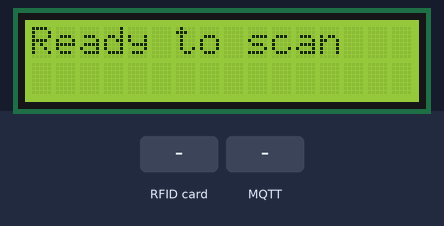
Bench run of a sketch on a simulated ESP32. On the bench: 16×2 character LCD. The test bench sets the inputs (shaded band). WiFi joins after 1.5 s; servers stay silent unless stated; no MQTT or app messages arrive unless stated; what the sketch prints to the serial monitor is not drawn.

Above: at 2.9 s.
3.0 s: RFID card 12 34 56 78 held to the reader
At 5.2 s:
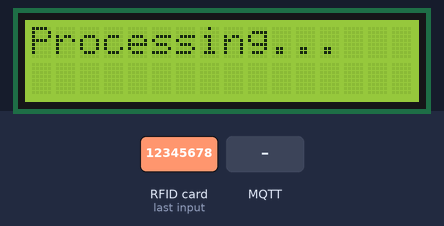
5.5 s: MQTT message "ITEM:" arrives on the first subscribed topic
At 6.5 s:
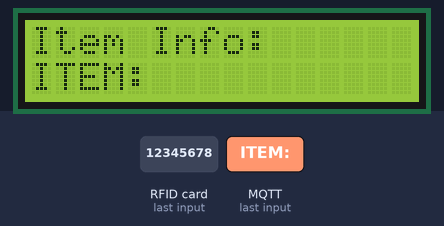
7.0 s: RFID card 5E 7A 19 C4 held to the reader
At 9.0 s:
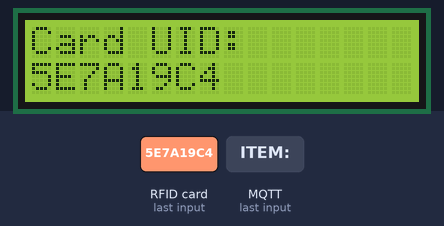
10.0 s: MQTT message "NAME:" arrives on the first subscribed topic
At 11.7 s:
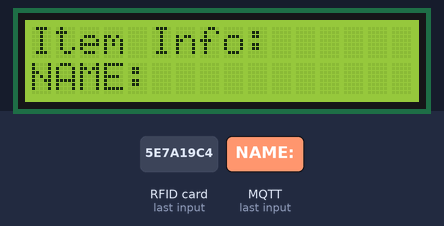
12.0 s: MQTT message ",QTY:" arrives on the first subscribed topic
At 14.7 s:
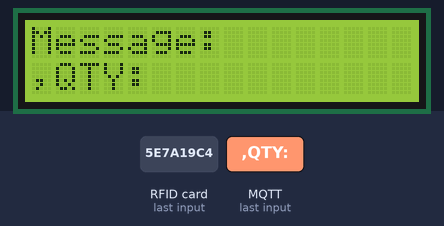
15.0 s: MQTT message "DISPENSED:" arrives on the first subscribed topic
At 17.2 s:
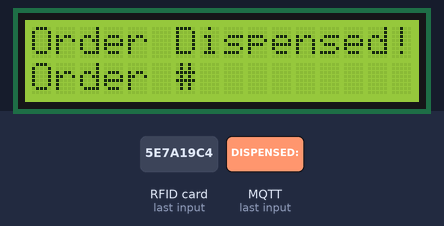
Timing chart, 0 to 18.7 s (numbered marks = the images above; inputs shaded):
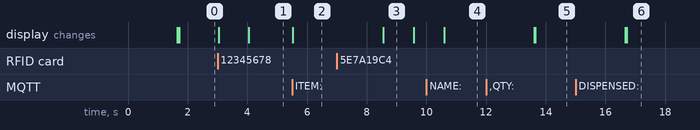

Measured:
- after the input at 3.0 s, the display: first changes at once (image 1 shows a later state)
- after the input at 5.5 s, the display: changes at once (image 2)
- after the input at 7.0 s, the display: changes after 1.6 s (image 3)
- after the input at 10.0 s, the display: changes after 0.59 s (image 4)
- after the input at 12.0 s, the display: first differs from a run without the input after 1.7 s (image 5)
- after the input at 15.0 s, the display: first differs from a run without the input after 1.7 s (image 6)
- what the display in image 3 shows lasts 1.0 s, from 8.6 s to 9.6 s

The sketch:

rfid_vending.ino
```cpp
#include <WiFi.h>
#include <SPI.h>
#include <MFRC522.h>
#include <PubSubClient.h>
#include <Wire.h>
#include <LiquidCrystal_I2C.h>  // Changed to I2C LCD library

// ========== RFID Setup ==========
#define SS_PIN   5   // RFID SS
#define RST_PIN  22  // RFID RST
MFRC522 rfid(SS_PIN, RST_PIN);

// ========== LCD Setup ==========
// For I2C LCD - using default I2C pins (SDA=21, SCL=22 on ESP32)
// 0x27 is the default I2C address for most I2C LCD backpacks
// If not working, you might need to use 0x3F or scan for the correct address

LiquidCrystal_I2C lcd(0x27, 16, 2);  // Set the LCD address to 0x27 for a 16 chars and 2 line display

// ========== Wi-Fi and MQTT ==========
const char* ssid = "oneplus_ayush";
const char* password = "12345678";
const char* mqtt_server = "192.168.46.183";
const uint16_t mqtt_port = 1883;

WiFiClient wifiClient;
PubSubClient mqttClient(wifiClient);

// ========== Setup ==========
void setup() {
  Serial.begin(9600);

  // Initialize I2C
  Wire.begin(20, 21);  // SDA and SCL use default pins (21 and 22 on ESP32)
  // Initialize the LCD
  lcd.init();
  lcd.backlight();
  lcd.print("Starting...");

  // SPI for RFID
  SPI.begin(18, 19, 23, SS_PIN);  // SCK, MISO, MOSI, SS
  rfid.PCD_Init();
  Serial.println("RFID initialized");

  // Wi-Fi
  WiFi.begin(ssid, password);
  lcd.clear();
  lcd.print("Connecting WiFi");
  while (WiFi.status() != WL_CONNECTED) {
    delay(500);
    Serial.print(".");
  }
  Serial.println("\nWiFi connected");
  Serial.print("IP address: ");
  Serial.println(WiFi.localIP());
  lcd.clear();
  lcd.print("WiFi Connected");

  // MQTT
  mqttClient.setServer(mqtt_server, mqtt_port);
  mqttClient.setCallback(mqttCallback);
  connectMQTT();

  lcd.clear();
  lcd.print("Ready to scan");
}

// ========== MQTT Reconnect ==========
void connectMQTT() {
  while (!mqttClient.connected()) {
    Serial.print("Connecting to MQTT...");
    if (mqttClient.connect("ESP32RFIDClient")) {
      mqttClient.publish("rfid/status", "ESP32 online");
      mqttClient.subscribe("rfid/dispensed");
      Serial.println("connected");
    } else {
      Serial.print(".");
      delay(2000);
    }
  }
}

// ========== MQTT Message Handling ==========
void mqttCallback(char* topic, byte* payload, unsigned int length) {
  String message;
  for (unsigned int i = 0; i < length; i++) {
    message += (char)payload[i];
  }

  Serial.print("Message from [");
  Serial.print(topic);
  Serial.print("]: ");
  Serial.println(message);

  lcd.clear();
  lcd.setCursor(0, 0);

  if (message.startsWith("ITEM:") || message.startsWith("NAME:")) {
    // Parse product info and quantity
    String prefix = message.startsWith("ITEM:") ? "ITEM:" : "NAME:";
    int prefixLen = prefix.length();
    int infoEndPos = message.indexOf(",QTY:");
    int qtyStartPos = infoEndPos + 5;  // Position after ",QTY:"

    if (infoEndPos > 0) {
      String productInfo = message.substring(prefixLen, infoEndPos);
      String quantity = message.substring(qtyStartPos);

      // Display product info and quantity in a user-friendly format
      if (message.startsWith("ITEM:")) {
        lcd.print("Product ID: " + productInfo);
      } else {
        // For NAME: messages, display the product name
        lcd.print(productInfo);
      }

      lcd.setCursor(0, 1);
      lcd.print("Quantity: " + quantity);

      Serial.println("Parsed - Product: " + productInfo + ", Quantity: " + quantity);
    } else {
      // Fallback if parsing fails
      lcd.print("Item Info:");
      lcd.setCursor(0, 1);
      lcd.print(message.substring(0, 16));
    }
  } else if (message.startsWith("DISPENSED:")) {
    lcd.print("Order Dispensed!");
    lcd.setCursor(0, 1);
    lcd.print("Order #" + message.substring(10, 16));
  } else if (message == "ERROR") {
    lcd.print("Error occurred!");
    lcd.setCursor(0, 1);
    lcd.print("Try again later");
  } else if (message.startsWith("Hi, Sorry")) {
    lcd.print("No orders found");
    lcd.setCursor(0, 1);
    lcd.print("Try again later");
  } else {
    lcd.print("Message:");
    lcd.setCursor(0, 1);
    lcd.print(message.substring(0, 16));
  }

  // Automatically clear the LCD after 3 seconds and go back to "Ready to scan"
  // for non-error messages
  if (!message.startsWith("ERROR") && !message.startsWith("Hi, Sorry")) {
    delay(3000);
    lcd.clear();
    lcd.print("Ready to scan");
  }
}

// ========== Main Loop ==========
void loop() {
  if (!mqttClient.connected()) {
    connectMQTT();
  }
  mqttClient.loop();

  // RFID scan
  if (rfid.PICC_IsNewCardPresent() && rfid.PICC_ReadCardSerial()) {
    String uid = "";
    for (byte i = 0; i < rfid.uid.size; i++) {
      if (rfid.uid.uidByte[i] < 0x10) uid += "0";
      uid += String(rfid.uid.uidByte[i], HEX);
    }
    uid.toUpperCase();
    Serial.println("UID: " + uid);

    mqttClient.publish("rfid/status", uid.c_str());

    lcd.clear();
    lcd.setCursor(0, 0);
    lcd.print("Card UID:");
    lcd.setCursor(0, 1);
    lcd.print(uid.substring(0, 16));

    delay(1000);  // Show UID
    lcd.clear();
    lcd.print("Processing...");
    rfid.PICC_HaltA();
    delay(1000);
  }
}
```
